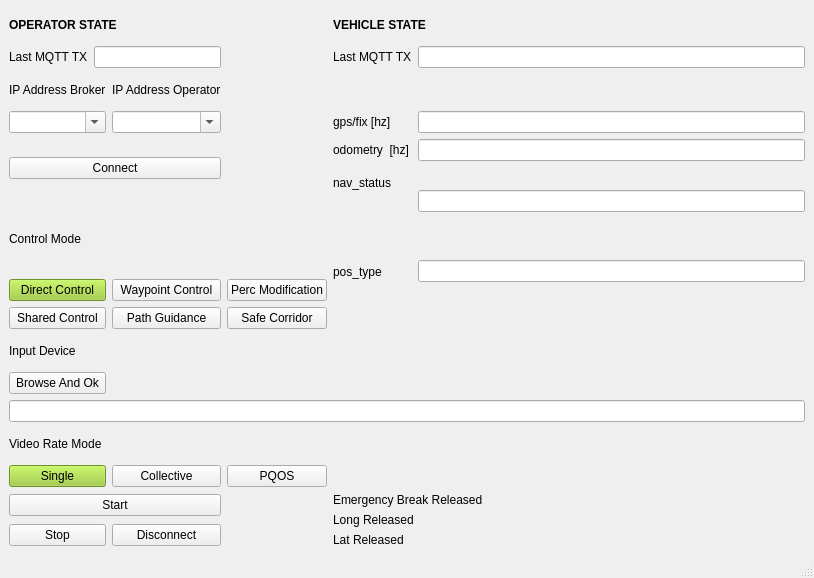
<?xml version="1.0" encoding="UTF-8"?>
<ui version="4.0">
 <class>OperatorManagerWidget</class>
 <widget class="QMainWindow" name="OperatorManagerWidget">
  <property name="geometry">
   <rect>
    <x>0</x>
    <y>0</y>
    <width>814</width>
    <height>578</height>
   </rect>
  </property>
  <property name="windowTitle">
   <string>OperatorManager3Widget</string>
  </property>
  <property name="animated">
   <bool>true</bool>
  </property>
  <widget class="QWidget" name="centralwidget">
   <layout class="QGridLayout" name="gridLayout">
    <item row="0" column="0" colspan="3">
     <widget class="QLabel" name="Label_OperatorState">
      <property name="font">
       <font>
        <weight>75</weight>
        <bold>true</bold>
       </font>
      </property>
      <property name="text">
       <string>OPERATOR STATE</string>
      </property>
     </widget>
    </item>
    <item row="0" column="4" colspan="2">
     <widget class="QLabel" name="Label_VehicleState">
      <property name="font">
       <font>
        <weight>75</weight>
        <bold>true</bold>
       </font>
      </property>
      <property name="text">
       <string>VEHICLE STATE</string>
      </property>
     </widget>
    </item>
    <item row="1" column="0">
     <widget class="QLabel" name="Label_LastTXOperator">
      <property name="text">
       <string>Last MQTT TX</string>
      </property>
     </widget>
    </item>
    <item row="1" column="1" colspan="2">
     <widget class="QLineEdit" name="LineEdit_LastTXOperator"/>
    </item>
    <item row="1" column="4">
     <widget class="QLabel" name="Label_LastTXVehicle">
      <property name="text">
       <string>Last MQTT TX</string>
      </property>
     </widget>
    </item>
    <item row="1" column="5">
     <widget class="QLineEdit" name="LineEdit_LastTXVehicle"/>
    </item>
    <item row="2" column="0" colspan="2">
     <widget class="QLabel" name="Label_IpAddressBroker">
      <property name="text">
       <string>IP Address Broker</string>
      </property>
     </widget>
    </item>
    <item row="2" column="2">
     <widget class="QLabel" name="Label_IpAddressOperator">
      <property name="text">
       <string>IP Address Operator</string>
      </property>
     </widget>
    </item>
    <item row="3" column="0" colspan="2">
     <widget class="QComboBox" name="ComboBox_IpAddressBroker">
      <property name="editable">
       <bool>true</bool>
      </property>
     </widget>
    </item>
    <item row="3" column="2">
     <widget class="QComboBox" name="ComboBox_IpAddressOperator">
      <property name="editable">
       <bool>true</bool>
      </property>
     </widget>
    </item>
    <item row="3" column="4">
     <widget class="QLabel" name="Label_GPSFix">
      <property name="text">
       <string>gps/fix [hz]</string>
      </property>
     </widget>
    </item>
    <item row="3" column="5">
     <widget class="QLineEdit" name="LineEdit_GPSFix"/>
    </item>
    <item row="4" column="0" rowspan="2" colspan="3">
     <widget class="QPushButton" name="PushButton_Connect">
      <property name="text">
       <string>Connect</string>
      </property>
     </widget>
    </item>
    <item row="4" column="4">
     <widget class="QLabel" name="Label_Odometry">
      <property name="text">
       <string>odometry  [hz]</string>
      </property>
     </widget>
    </item>
    <item row="4" column="5">
     <widget class="QLineEdit" name="LineEdit_Odometry"/>
    </item>
    <item row="5" column="4">
     <widget class="QLabel" name="Label_Nav_Status">
      <property name="text">
       <string>nav_status</string>
      </property>
     </widget>
    </item>
    <item row="5" column="5" rowspan="2">
     <widget class="QLineEdit" name="LineEdit_Nav_Status"/>
    </item>
    <item row="6" column="0" rowspan="2">
     <widget class="QLabel" name="Label_ControlMode">
      <property name="text">
       <string>Control Mode</string>
      </property>
     </widget>
    </item>
    <item row="7" column="4" rowspan="2">
     <widget class="QLabel" name="Label_Pos_Type">
      <property name="text">
       <string>pos_type</string>
      </property>
     </widget>
    </item>
    <item row="7" column="5" rowspan="2">
     <widget class="QLineEdit" name="LineEdit_Pos_Type"/>
    </item>
    <item row="8" column="0" colspan="2">
     <widget class="QPushButton" name="PushButton_DirectControl">
      <property name="maximumSize">
       <size>
        <width>16777215</width>
        <height>16777215</height>
       </size>
      </property>
      <property name="styleSheet">
       <string notr="true">background-color: rgb(154,205,50)</string>
      </property>
      <property name="text">
       <string>Direct Control</string>
      </property>
     </widget>
    </item>
    <item row="8" column="2">
     <widget class="QPushButton" name="PushButton_WayPointControl">
      <property name="maximumSize">
       <size>
        <width>16777215</width>
        <height>16777215</height>
       </size>
      </property>
      <property name="text">
       <string>Waypoint Control</string>
      </property>
     </widget>
    </item>
    <item row="8" column="3">
     <widget class="QPushButton" name="PushButton_ObjectModification">
      <property name="maximumSize">
       <size>
        <width>16777215</width>
        <height>16777215</height>
       </size>
      </property>
      <property name="text">
       <string>Perc Modification</string>
      </property>
     </widget>
    </item>
    <item row="9" column="0" colspan="2">
     <widget class="QPushButton" name="PushButton_SharedControl">
      <property name="maximumSize">
       <size>
        <width>16777215</width>
        <height>16777215</height>
       </size>
      </property>
      <property name="text">
       <string>Shared Control</string>
      </property>
     </widget>
    </item>
    <item row="9" column="2">
     <widget class="QPushButton" name="PushButton_PathGuidance">
      <property name="maximumSize">
       <size>
        <width>16777215</width>
        <height>16777215</height>
       </size>
      </property>
      <property name="text">
       <string>Path Guidance</string>
      </property>
     </widget>
    </item>
    <item row="9" column="3">
     <widget class="QPushButton" name="PushButton_SafeCorridorControl">
      <property name="maximumSize">
       <size>
        <width>16777215</width>
        <height>16777215</height>
       </size>
      </property>
      <property name="text">
       <string>Safe Corridor</string>
      </property>
     </widget>
    </item>
    <item row="10" column="0">
     <widget class="QLabel" name="Label_InputDevice">
      <property name="text">
       <string>Input Device</string>
      </property>
     </widget>
    </item>
    <item row="11" column="0" colspan="2">
     <widget class="QPushButton" name="PushButton_BrowseAndOk">
      <property name="maximumSize">
       <size>
        <width>16777215</width>
        <height>16777215</height>
       </size>
      </property>
      <property name="text">
       <string>Browse And Ok</string>
      </property>
     </widget>
    </item>
    <item row="12" column="0" colspan="6">
     <widget class="QLineEdit" name="LineEdit_PathToInputDevice"/>
    </item>
    <item row="13" column="0" colspan="2">
     <widget class="QLabel" name="Label_VideoRateMode">
      <property name="text">
       <string>Video Rate Mode</string>
      </property>
     </widget>
    </item>
    <item row="14" column="0" colspan="2">
     <widget class="QPushButton" name="PushButton_VideoRate_Single">
      <property name="maximumSize">
       <size>
        <width>141</width>
        <height>16777215</height>
       </size>
      </property>
      <property name="styleSheet">
       <string notr="true">background-color:rgb(154,205,50)</string>
      </property>
      <property name="text">
       <string>Single</string>
      </property>
     </widget>
    </item>
    <item row="14" column="2">
     <widget class="QPushButton" name="PushButton_VideoRate_Collective">
      <property name="maximumSize">
       <size>
        <width>141</width>
        <height>16777215</height>
       </size>
      </property>
      <property name="text">
       <string>Collective</string>
      </property>
     </widget>
    </item>
    <item row="14" column="3">
     <widget class="QPushButton" name="PushButton_VideoRate_PQOS">
      <property name="maximumSize">
       <size>
        <width>141</width>
        <height>16777215</height>
       </size>
      </property>
      <property name="text">
       <string>PQOS</string>
      </property>
     </widget>
    </item>
    <item row="15" column="0" colspan="3">
     <widget class="QPushButton" name="PushButton_Start">
      <property name="text">
       <string>Start</string>
      </property>
     </widget>
    </item>
    <item row="15" column="4" rowspan="2" colspan="2">
     <layout class="QVBoxLayout" name="verticalLayout">
      <item>
       <widget class="QLabel" name="Label_EmergencyBreakReleased">
        <property name="text">
         <string>Emergency Break Released</string>
        </property>
       </widget>
      </item>
      <item>
       <widget class="QLabel" name="Label_LongReleased">
        <property name="text">
         <string>Long Released</string>
        </property>
       </widget>
      </item>
      <item>
       <widget class="QLabel" name="Label_LatReleased">
        <property name="text">
         <string>Lat Released</string>
        </property>
       </widget>
      </item>
     </layout>
    </item>
    <item row="16" column="0" colspan="2">
     <widget class="QPushButton" name="PushButton_Stop">
      <property name="text">
       <string>Stop</string>
      </property>
     </widget>
    </item>
    <item row="16" column="2">
     <widget class="QPushButton" name="PushButton_Disconnect">
      <property name="text">
       <string>Disconnect</string>
      </property>
     </widget>
    </item>
   </layout>
  </widget>
  <widget class="QMenuBar" name="menubar">
   <property name="geometry">
    <rect>
     <x>0</x>
     <y>0</y>
     <width>814</width>
     <height>22</height>
    </rect>
   </property>
  </widget>
  <widget class="QStatusBar" name="statusbar"/>
 </widget>
 <resources/>
 <connections/>
</ui>
